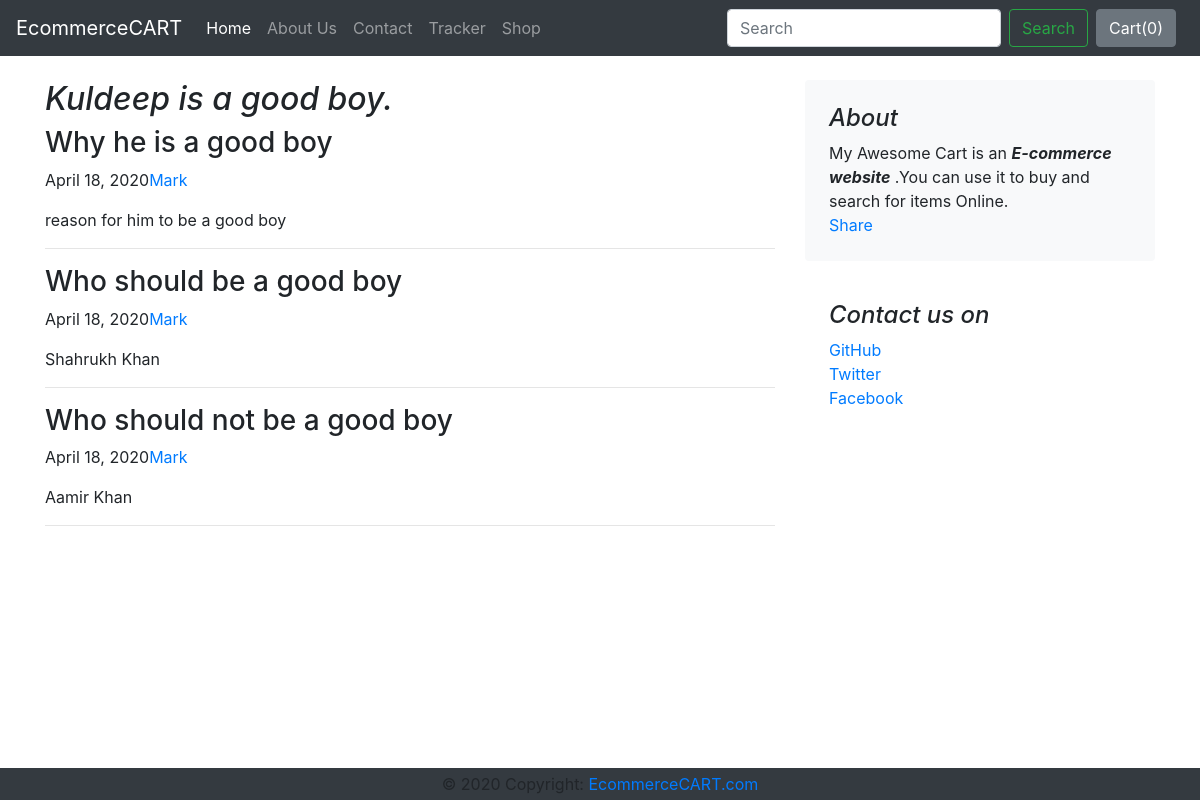
The page /blog/blogpost/1 on the database its author committed.
### blog/models.py (models this page shows)
class Blogpost(models.Model):
    post_id = models.AutoField(primary_key=True)
    title = models.CharField(max_length = 50)
    head0 = models.CharField(max_length = 500,default="")
    chead0 = models.CharField(max_length = 5000,default="")
    head1 = models.CharField(max_length = 500,default="")
    chead1 = models.CharField(max_length = 5000,default="")
    head2 = models.CharField(max_length = 500,default="")
    chead2 = models.CharField(max_length = 5000,default="")
    pub_date = models.DateField()
    image = models.ImageField(upload_to="shop/images",default = "")
    def __str__(self):
        return self.title

### blog/views.py (the view)
# urls.py: path('blogpost/<int:myid>', views.blogpost,name='BlogPost'),
def blogpost(request,myid):
    blogpost = Blogpost.objects.filter(post_id = myid)
    print(blogpost)
    params = {'blogpost':blogpost}
    return render(request,"blog/blogpost.html",params)

### blog/templates/blog/blogpost.html (shortened to what this page needs)
{% extends 'blog/basic.html' %}
{% block body %}
<div class="container">
    <div class="row mt-4">
        {% for item in blogpost %}
        <div class="col-md-8 blog-main">
            <h2 class="font-italic">
                {{item.title}}
            </h2>
            <div class="blog-post">
                <h3 class="blog-post-title">{{item.head0}}</h3>
                <p class="blog-post-meta">{{item.pub_date}}<a href="#">Mark</a></p>
                <p>{{item.chead0}}</p>
                <hr>
                <h3>{{item.head1}}</h3>
                <p class="blog-post-meta">{{item.pub_date}}<a href="#">Mark</a></p>
                <p>{{item.chead1}}</p>
                <hr>
                <h3>{{item.head2}}</h3>
                <p class="blog-post-meta">{{item.pub_date}}<a href="#">Mark</a></p>
                <p>{{item.chead2}}</p>
                <hr>
            </div>
        </div>
        {% endfor %}
        <aside class="col-md-4 blog-sidebar">
            <div class="p-4 mb-3 bg-light rounded">
                <h4 class="font-italic">About</h4>
                <p class="mb-0">My Awesome Cart is an <em><b>E-commerce website</b></em> .You can use it to buy and
                    search for items Online.</p>
                    <div class="fb-share-button" data-href="http://127.0.0.1:8000/blog/blogpost/1" data-layout="button_count" data-size="large"><a target="_blank" href="https://www.facebook.com/sharer/sharer.php?u=http%3A%2F%2F127.0.0.1%3A8000%2Fblog%2Fblogpost%2F1&amp;src=sdkpreparse" class="fb-xfbml-parse-ignore">Share</a></div>
            </div>
            <div class="p-4">
                <h4 class="font-italic">Contact us on</h4>
                <ol class="list-unstyled">
                    <li><a href="#">GitHub</a></li>
                    <li><a href="#">Twitter</a></li>
                    <li><a href="#">Facebook</a></li>
                </ol>
            </div>
        </aside>
    </div>
</div>
{% endblock %}

### rows shown on the page
Blogpost: title "Kuldeep is a good boy.", head0 "Why he is a good boy", pub_date "April 18, 2020", chead0 "reason for him to be a good boy", head1 "Who should be a good boy", chead1 "Shahrukh Khan", head2 "Who should not be a good boy", chead2 "Aamir Khan"
